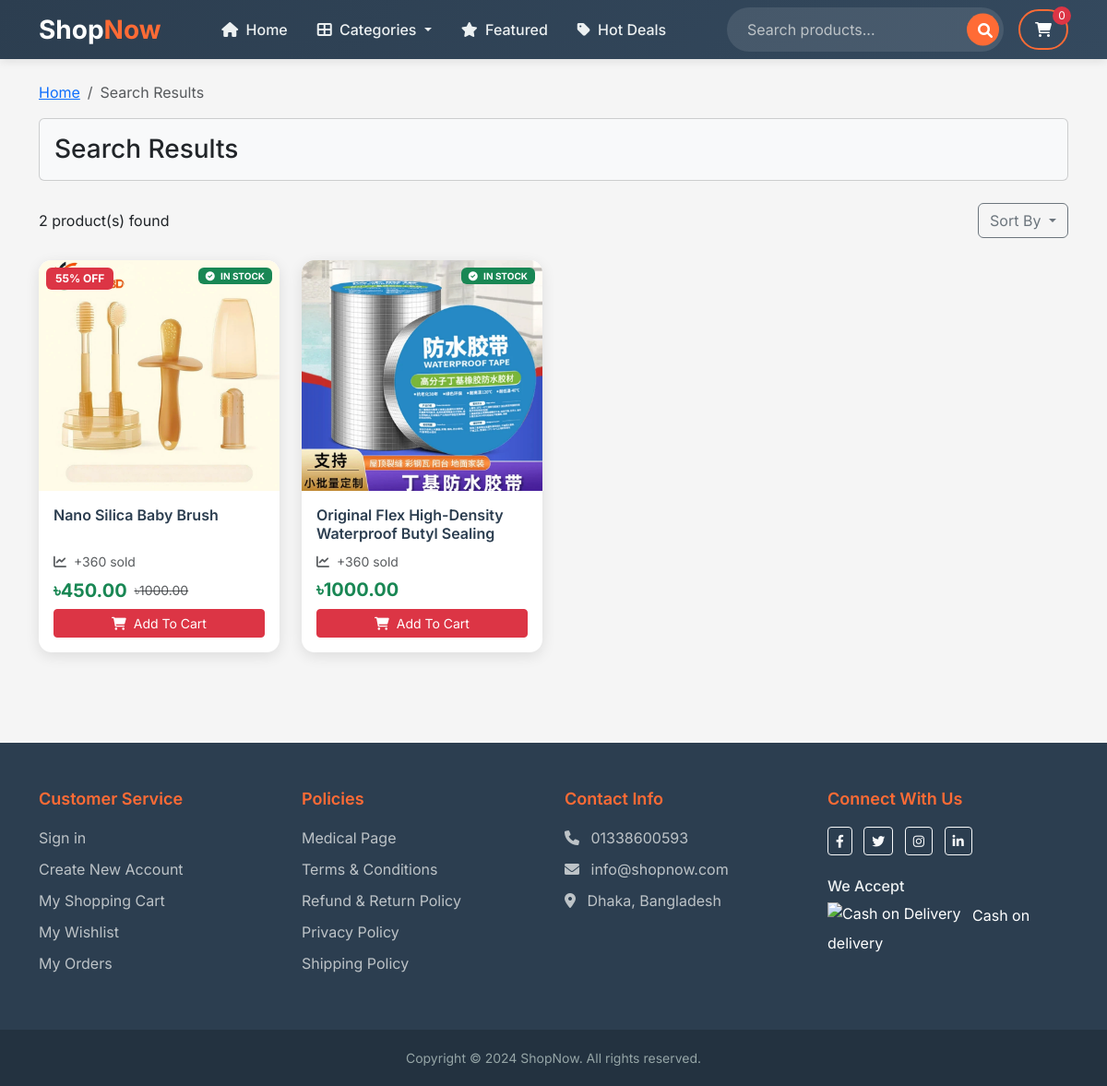
The app's page /search/ with its own data.
### products/models.py (models this page shows, shortened)
class Product(models.Model):
    category = models.ForeignKey(Category, related_name='products', on_delete=models.CASCADE)
    name = models.CharField(max_length=200)
    slug = models.SlugField(max_length=200, unique=True)
    description = RichTextField()
    price = models.DecimalField(max_digits=10, decimal_places=2)
    compare_price = models.DecimalField(max_digits=10, decimal_places=2, blank=True, null=True)
    cost_price = models.DecimalField(max_digits=10, decimal_places=2, blank=True, null=True)
    sku = models.CharField(max_length=100, unique=True)
    is_active = models.BooleanField(default=True)
    is_featured = models.BooleanField(default=False)
    has_variants = models.BooleanField(default=False)
    stock_quantity = models.IntegerField(default=0)
    low_stock_threshold = models.IntegerField(default=5)
    meta_title = models.CharField(max_length=200, blank=True)
    meta_description = models.TextField(blank=True)
    created_at = models.DateTimeField(auto_now_add=True)
    updated_at = models.DateTimeField(auto_now=True)
    class Meta:
        ordering = ['-created_at']
    def get_absolute_url(self):
        return reverse('products:product_detail', args=[self.slug])
    def is_in_stock(self):
        return self.stock_quantity > 0
    def get_discount_percentage(self):
        if self.compare_price and self.compare_price > self.price:
            return int(((self.compare_price - self.price) / self.compare_price) * 100)
        return 0

class ProductImage(models.Model):
    product = models.ForeignKey(Product, related_name='images', on_delete=models.CASCADE)
    image = models.ImageField(upload_to='products/')
    alt_text = models.CharField(max_length=200, blank=True)
    is_primary = models.BooleanField(default=False)
    created_at = models.DateTimeField(auto_now_add=True)
    class Meta:
        ordering = ['-is_primary', 'created_at']

### products/views.py (the view)
# urls.py: path('search/', views.product_search, name='product_search'),
def product_search(request):
    query = request.GET.get('q', '')
    products = Product.objects.filter(is_active=True)
    if query:
        products = products.filter(
            Q(name__icontains=query) |
            Q(description__icontains=query) |
            Q(category__name__icontains=query)
        )
    context = {
        'products': products,
        'query': query,
    }
    return render(request, 'products/search_results.html', context)

### cart/context_processors.py (called while the page is built, shortened)
def cart_total_amount(request):
    return {
        'cart_total_quantity': 0,
        'cart_total_price': 0
    }

### products/context_processors.py (called while the page is built)
def categories(request):
    return {
        'categories': Category.objects.filter(is_active=True)
    }

### products/models.py (called while the page is built)
    def get_absolute_url(self):
        return reverse('products:category_products', args=[self.slug])

### templates/products/search_results.html (shortened to what this page needs)
{% extends 'base.html' %}
{% block content %}
<div class="container py-4">
    <nav aria-label="breadcrumb">
        <ol class="breadcrumb">
            <li class="breadcrumb-item"><a href="{% url 'products:home' %}">Home</a></li>
            <li class="breadcrumb-item active">Search Results</li>
        </ol>
    </nav>
    <div class="row mb-4">
        <div class="col-12">
            <div class="card bg-light">
                <div class="card-body">
                    <h1 class="h3 mb-0">Search Results</h1>
                </div>
            </div>
        </div>
    </div>
    <div class="row mb-4">
        <div class="col-12">
            <div class="d-flex justify-content-between align-items-center">
                <p class="mb-0">{{ products.count }} product(s) found</p>
                <div class="dropdown">
                    <button class="btn btn-outline-secondary dropdown-toggle" type="button" data-bs-toggle="dropdown">
                        Sort By
                    </button>
                </div>
            </div>
        </div>
    </div>
    <div class="row">
        {% for product in products %}
        <div class="col-lg-3 col-md-4 col-sm-6 mb-4">
            {% include 'products/includes/product_card.html' %}
        </div>
        {% endfor %}
    </div>
</div>
{% endblock %}

### templates/products/includes/product_card.html (shortened to what this page needs)
<a href="{{ product.get_absolute_url }}"
   class="text-decoration-none text-dark d-block h-100">
    <div class="card product-card h-100"
        style="
            border: none;
            border-radius: 14px;
            overflow: hidden;
            box-shadow: 0 4px 15px rgba(0,0,0,0.1);
            transition: all 0.3s ease;
        ">
        {% with product.images.all|first as primary_image %}
        <div class="position-relative"
            style="
                height: 250px;
                background-color: #ffffff;
                background-position: center center;
                background-repeat: no-repeat;
                background-size: cover;
                {% if primary_image %}
                    background-image: url('{{ primary_image.image.url }}');
                {% else %}
                    background-image: url('https://via.placeholder.com/400x280/f8f9fa/6c757d?text=No+Image');
                {% endif %}
            ">
            {% if product.get_discount_percentage %}
            <span class="position-absolute top-0 start-0 badge bg-danger m-2"
                style="font-size: 12px; padding: 6px 10px;">
                {{ product.get_discount_percentage }}% OFF
            </span>
            {% endif %}
            <span class="position-absolute top-0 end-0 badge
                {% if product.is_in_stock %}bg-success{% else %}bg-secondary{% endif %}
                m-2"
                style="font-size: 10px; padding: 4px 8px;">
                {% if product.is_in_stock %}
                <i class="fas fa-check-circle me-1"></i> IN STOCK
                {% else %}
                <i class="fas fa-times-circle me-1"></i> OUT OF STOCK
                {% endif %}
            </span>
        </div>
        {% endwith %}
        <div class="card-body d-flex flex-column p-3">
            <h6 class="card-title mb-2"
                style="
                    font-weight: 600;
                    color: #2c3e50;
                    line-height: 1.3;
                    height: 42px;
                    overflow: hidden;
                ">
                {{ product.name }}
            </h6>
            <small class="text-muted mb-2">
                <i class="fas fa-chart-line me-1"></i>
                +{{ product.sales_count|default:360 }} sold
            </small>
            <div class="mt-auto mb-2">
                {% if product.compare_price and product.compare_price > product.price %}
                <div class="d-flex align-items-center">
                    <span class="h5 mb-0 text-success fw-bold">৳{{ product.price }}</span>
                    <small class="text-muted text-decoration-line-through ms-2">
                        ৳{{ product.compare_price }}
                    </small>
                </div>
                {% else %}
                <span class="h5 mb-0 text-success fw-bold">৳{{ product.price }}</span>
                {% endif %}
            </div>
            {% if product.is_in_stock %}
            <button class="btn btn-danger btn-sm w-100 add-to-cart"
                    onclick="event.preventDefault(); event.stopPropagation(); addToCart({{ product.id }}, this);">
                <i class="fas fa-shopping-cart me-1"></i> Add To Cart
            </button>
            {% else %}
            <button class="btn btn-secondary btn-sm w-100" disabled>
                <i class="fas fa-times-circle me-1"></i> Out of Stock
            </button>
            {% endif %}
        </div>
    </div>
</a>

### static/css/style.css (style rules this page uses)
.product-card { transition: transform 0.3s ease; }

### templates/base.html (style rules this page uses)
:root { --primary-color: #dc3545; --secondary-color: #28a745; --accent-color: #ff6b35; --dark-color: #2c3e50; --light-color: #f8f9fa; }
body { font-family: 'Inter', sans-serif; background-color: #f5f5f5; }

### records on screen
Product: image (picture), get_discount_percentage "55", stock_quantity "IN STOCK", name "Nano Silica Baby Brush", sales_count "360", price "450.00", compare_price "1000.00"
Product: image (picture), stock_quantity "IN STOCK", name "Original Flex High-Density Waterproof Butyl Sealing…", sales_count "360", price "1000.00"

### other values on screen
{{ cart_total_quantity|default:0 }} "0"
{{ products.count }} "2"
